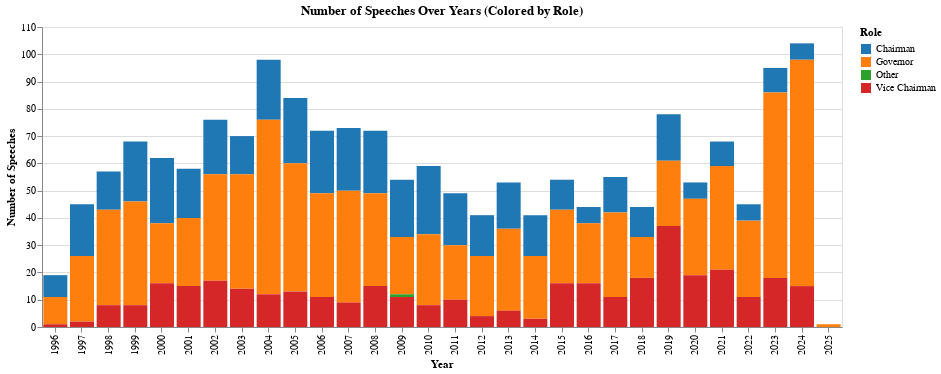

The code cell stored with this chart in its notebook:
### Markdown cell above
let's try to inspect it from a different angle, who is making more public apperance during different economic periods.

### Code cell
# Group by year and role to get counts
yearly_role_counts = df.groupby([df['speech_date'].dt.year, 'role']).size().reset_index(name='count')

# Calculate percentages within each year
yearly_role_counts['percentage'] = yearly_role_counts.groupby('speech_date')['count'].transform(lambda x: x / x.sum() * 100)

# Rename the 'speech_date' column to 'year' for clarity
yearly_role_counts.rename(columns={'speech_date': 'year'}, inplace=True)  # This line is the key change

# Create the stacked bar chart with percentage labels
bars = alt.Chart(yearly_role_counts).mark_bar().encode(
    x=alt.X('year:O', title='Year'),  # Now using 'year' which exists in the DataFrame
    y=alt.Y('sum(count):Q', title='Number of Speeches'),
    color=alt.Color('role:N', scale=alt.Scale(scheme='category10'), title="Role"),
    tooltip=['year', 'role', 'count', alt.Tooltip('percentage:Q', format='.1f', title='Percentage')]
).properties(
    title='Number of Speeches Over Years (Colored by Role)',
    width=800
)

# Combine both layers (bars + text labels)
chart = bars

# Display the chart
chart

### Figure 1 — Vega-Lite specification as saved in the notebook (floating-point values rounded to 4 significant figures)
{"config": {"view": {"continuousWidth": 300, "continuousHeight": 300}}, "data": {"name": "data-f02ccdb746b41111c4babd92199954be"}, "mark": {"type": "bar"}, "encoding": {"color": {"field": "role", "scale": {"scheme": "category10"}, "title": "Role", "type": "nominal"}, "tooltip": [{"field": "year", "type": "quantitative"}, {"field": "role", "type": "nominal"}, {"field": "count", "type": "quantitative"}, {"field": "percentage", "format": ".1f", "title": "Percentage", "type": "quantitative"}], "x": {"field": "year", "title": "Year", "type": "ordinal"}, "y": {"aggregate": "sum", "field": "count", "title": "Number of Speeches", "type": "quantitative"}}, "title": "Number of Speeches Over Years (Colored by Role)", "width": 800, "$schema": "https://vega.github.io/schema/vega-lite/v5.20.1.json", "datasets": {"data-f02ccdb746b41111c4babd92199954be": [{"year": 1996, "role": "Chairman", "count": 8, "percentage": 42.11}, {"year": 1996, "role": "Governor", "count": 10, "percentage": 52.63}, {"year": 1996, "role": "Vice Chairman", "count": 1, "percentage": 5.263}, {"year": 1997, "role": "Chairman", "count": 19, "percentage": 42.22}, {"year": 1997, "role": "Governor", "count": 24, "percentage": 53.33}, {"year": 1997, "role": "Vice Chairman", "count": 2, "percentage": 4.444}, {"year": 1998, "role": "Chairman", "count": 14, "percentage": 24.56}, {"year": 1998, "role": "Governor", "count": 35, "percentage": 61.4}, {"year": 1998, "role": "Vice Chairman", "count": 8, "percentage": 14.04}, {"year": 1999, "role": "Chairman", "count": 22, "percentage": 32.35}, {"year": 1999, "role": "Governor", "count": 38, "percentage": 55.88}, {"year": 1999, "role": "Vice Chairman", "count": 8, "percentage": 11.76}, {"year": 2000, "role": "Chairman", "count": 24, "percentage": 38.71}, {"year": 2000, "role": "Governor", "count": 22, "percentage": 35.48}, {"year": 2000, "role": "Vice Chairman", "count": 16, "percentage": 25.81}, {"year": 2001, "role": "Chairman", "count": 18, "percentage": 31.03}, {"year": 2001, "role": "Governor", "count": 25, "percentage": 43.1}, {"year": 2001, "role": "Vice Chairman", "count": 15, "percentage": 25.86}, {"year": 2002, "role": "Chairman", "count": 20, "percentage": 26.32}, {"year": 2002, "role": "Governor", "count": 39, "percentage": 51.32}, {"year": 2002, "role": "Vice Chairman", "count": 17, "percentage": 22.37}, {"year": 2003, "role": "Chairman", "count": 14, "percentage": 20.0}, {"year": 2003, "role": "Governor", "count": 42, "percentage": 60.0}, {"year": 2003, "role": "Vice Chairman", "count": 14, "percentage": 20.0}, {"year": 2004, "role": "Chairman", "count": 22, "percentage": 22.45}, {"year": 2004, "role": "Governor", "count": 64, "percentage": 65.31}, {"year": 2004, "role": "Vice Chairman", "count": 12, "percentage": 12.24}, {"year": 2005, "role": "Chairman", "count": 24, "percentage": 28.57}, {"year": 2005, "role": "Governor", "count": 47, "percentage": 55.95}, {"year": 2005, "role": "Vice Chairman", "count": 13, "percentage": 15.48}, {"year": 2006, "role": "Chairman", "count": 23, "percentage": 31.94}, {"year": 2006, "role": "Governor", "count": 38, "percentage": 52.78}, {"year": 2006, "role": "Vice Chairman", "count": 11, "percentage": 15.28}, {"year": 2007, "role": "Chairman", "count": 23, "percentage": 31.51}, {"year": 2007, "role": "Governor", "count": 41, "percentage": 56.16}, {"year": 2007, "role": "Vice Chairman", "count": 9, "percentage": 12.33}, {"year": 2008, "role": "Chairman", "count": 23, "percentage": 31.94}, {"year": 2008, "role": "Governor", "count": 34, "percentage": 47.22}, {"year": 2008, "role": "Vice Chairman", "count": 15, "percentage": 20.83}, {"year": 2009, "role": "Chairman", "count": 21, "percentage": 38.89}, {"year": 2009, "role": "Governor", "count": 21, "percentage": 38.89}, {"year": 2009, "role": "Other", "count": 1, "percentage": 1.852}, {"year": 2009, "role": "Vice Chairman", "count": 11, "percentage": 20.37}, {"year": 2010, "role": "Chairman", "count": 25, "percentage": 42.37}, {"year": 2010, "role": "Governor", "count": 26, "percentage": 44.07}, {"year": 2010, "role": "Vice Chairman", "count": 8, "percentage": 13.56}, {"year": 2011, "role": "Chairman", "count": 19, "percentage": 38.78}, {"year": 2011, "role": "Governor", "count": 20, "percentage": 40.82}, {"year": 2011, "role": "Vice Chairman", "count": 10, "percentage": 20.41}, {"year": 2012, "role": "Chairman", "count": 15, "percentage": 36.59}, {"year": 2012, "role": "Governor", "count": 22, "percentage": 53.66}, {"year": 2012, "role": "Vice Chairman", "count": 4, "percentage": 9.756}, {"year": 2013, "role": "Chairman", "count": 17, "percentage": 32.08}, {"year": 2013, "role": "Governor", "count": 30, "percentage": 56.6}, {"year": 2013, "role": "Vice Chairman", "count": 6, "percentage": 11.32}, {"year": 2014, "role": "Chairman", "count": 15, "percentage": 36.59}, {"year": 2014, "role": "Governor", "count": 23, "percentage": 56.1}, {"year": 2014, "role": "Vice Chairman", "count": 3, "percentage": 7.317}, {"year": 2015, "role": "Chairman", "count": 11, "percentage": 20.37}, {"year": 2015, "role": "Governor", "count": 27, "percentage": 50.0}, {"year": 2015, "role": "Vice Chairman", "count": 16, "percentage": 29.63}, {"year": 2016, "role": "Chairman", "count": 6, "percentage": 13.64}, {"year": 2016, "role": "Governor", "count": 22, "percentage": 50.0}, {"year": 2016, "role": "Vice Chairman", "count": 16, "percentage": 36.36}, {"year": 2017, "role": "Chairman", "count": 13, "percentage": 23.64}, {"year": 2017, "role": "Governor", "count": 31, "percentage": 56.36}, {"year": 2017, "role": "Vice Chairman", "count": 11, "percentage": 20.0}, {"year": 2018, "role": "Chairman", "count": 11, "percentage": 25.0}, {"year": 2018, "role": "Governor", "count": 15, "percentage": 34.09}, {"year": 2018, "role": "Vice Chairman", "count": 18, "percentage": 40.91}, {"year": 2019, "role": "Chairman", "count": 17, "percentage": 21.79}, {"year": 2019, "role": "Governor", "count": 24, "percentage": 30.77}, {"year": 2019, "role": "Vice Chairman", "count": 37, "percentage": 47.44}, {"year": 2020, "role": "Chairman", "count": 6, "percentage": 11.32}, {"year": 2020, "role": "Governor", "count": 28, "percentage": 52.83}, {"year": 2020, "role": "Vice Chairman", "count": 19, "percentage": 35.85}, {"year": 2021, "role": "Chairman", "count": 9, "percentage": 13.24}, {"year": 2021, "role": "Governor", "count": 38, "percentage": 55.88}, {"year": 2021, "role": "Vice Chairman", "count": 21, "percentage": 30.88}, {"year": 2022, "role": "Chairman", "count": 6, "percentage": 13.33}, {"year": 2022, "role": "Governor", "count": 28, "percentage": 62.22}, {"year": 2022, "role": "Vice Chairman", "count": 11, "percentage": 24.44}, {"year": 2023, "role": "Chairman", "count": 9, "percentage": 9.474}, {"year": 2023, "role": "Governor", "count": 68, "percentage": 71.58}, {"year": 2023, "role": "Vice Chairman", "count": 18, "percentage": 18.95}, {"year": 2024, "role": "Chairman", "count": 6, "percentage": 5.769}, {"year": 2024, "role": "Governor", "count": 83, "percentage": 79.81}, {"year": 2024, "role": "Vice Chairman", "count": 15, "percentage": 14.42}, {"year": 2025, "role": "Governor", "count": 1, "percentage": 100.0}]}}
